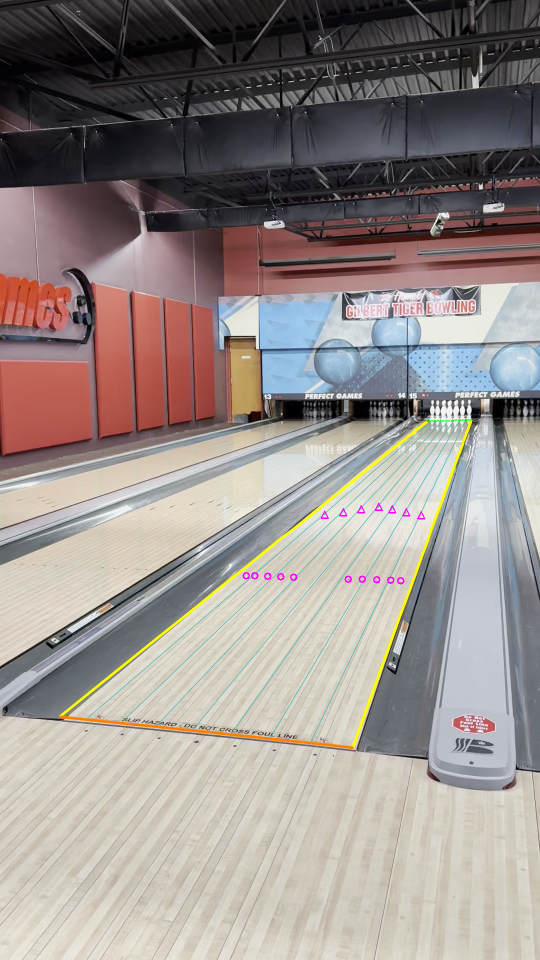
#> input picture experiments/calibration_v11/overlays/IMG_5105_overlay.png, 1080 x 1920 px (shown at 1/2 size)
$ python plumbline.py overlays/IMG_5105_overlay.png
#> lines starting #> are read from the running program, lines starting #| are printed output that depends on the picture; long printed decimals are rounded
"""Measure radial lens distortion from world-straight lines in a frame.

Samples high-contrast boundaries that are physically straight (lane/gutter
edges, the foul line), then fits a single-parameter division-model radial
distortion (center = image center) that makes them maximally collinear:

    undistort: p_u = c + (p_d - c) / (1 + k * r^2),  r = |p_d - c| / f_norm

Reports per-line bow (max deviation from the chord, px) before and after,
and the fitted k. Line specs are per-clip since camera placement moves.

Usage: python3 plumbline.py frames/IMG_5108_f0.png
(line specs for the clip are defined in LINES at the bottom)
"""
import sys

import cv2
import numpy as np
from scipy.optimize import minimize_scalar


def sample_vertical_edge(gray, y0, y1, x_at, half=25, step=8, mode="dark2light"):
    """For each y, subpixel x of the strongest edge near x_at(y). mode: sign of gradient."""
    pts = []
    g = cv2.GaussianBlur(gray, (5, 5), 0).astype(np.float64)
    for y in range(y0, y1, step):
        xc = int(round(x_at(y)))
        lo, hi = max(1, xc - half), min(gray.shape[1] - 2, xc + half)
        row = g[y, lo:hi]
        grad = np.gradient(row)
        if mode == "dark2light":
            i = int(np.argmax(grad))
            ok = grad[i] > 4
        else:
            i = int(np.argmin(grad))
            ok = grad[i] < -4
        if not ok or i in (0, len(grad) - 1):
            continue
        # parabolic subpixel refinement
        a, b, c = grad[i - 1], grad[i], grad[i + 1]
        denom = a - 2 * b + c
        off = 0.5 * (a - c) / denom if abs(denom) > 1e-9 else 0.0
        pts.append((lo + i + off, float(y)))
    return np.array(pts)


def sample_horizontal_edge(gray, x0, x1, y_at, half=20, step=8, mode="light2dark"):
    """For each x, subpixel y of the strongest edge near y_at(x)."""
    pts = []
    g = cv2.GaussianBlur(gray, (5, 5), 0).astype(np.float64)
    for x in range(x0, x1, step):
        yc = int(round(y_at(x)))
        lo, hi = max(1, yc - half), min(gray.shape[0] - 2, yc + half)
        col = g[lo:hi, x]
        grad = np.gradient(col)
        if mode == "dark2light":
            i = int(np.argmax(grad))
            ok = grad[i] > 4
        else:
            i = int(np.argmin(grad))
            ok = grad[i] < -4
        if not ok or i in (0, len(grad) - 1):
            continue
        a, b, c = grad[i - 1], grad[i], grad[i + 1]
        denom = a - 2 * b + c
        off = 0.5 * (a - c) / denom if abs(denom) > 1e-9 else 0.0
        pts.append((float(x), lo + i + off))
    return np.array(pts)


def undistort(pts, k, center, f_norm):
    d = pts - center
    r2 = np.sum(d ** 2, axis=1) / f_norm ** 2
    return center + d / (1 + k * r2)[:, None]


def line_rms(pts):
    """RMS distance of points to their best-fit line, and max |deviation|."""
    c = pts.mean(axis=0)
    q = pts - c
    _, _, Vt = np.linalg.svd(q)
    n = Vt[-1]
    d = q @ n
    return float(np.sqrt(np.mean(d ** 2))), float(np.max(np.abs(d)))


def fit_k(lines, shape):
    center = np.array([shape[1] / 2.0, shape[0] / 2.0])
    f_norm = max(shape) / 2.0

    def cost(k):
        return sum(line_rms(undistort(p, k, center, f_norm))[0] ** 2 * len(p) for p in lines)

    res = minimize_scalar(cost, bounds=(-0.3, 0.3), method="bounded",
                          options={"xatol": 1e-6})
    return float(res.x), center, f_norm


def main():
    frame_path = sys.argv[1]
    gray = cv2.imread(frame_path, cv2.IMREAD_GRAYSCALE)
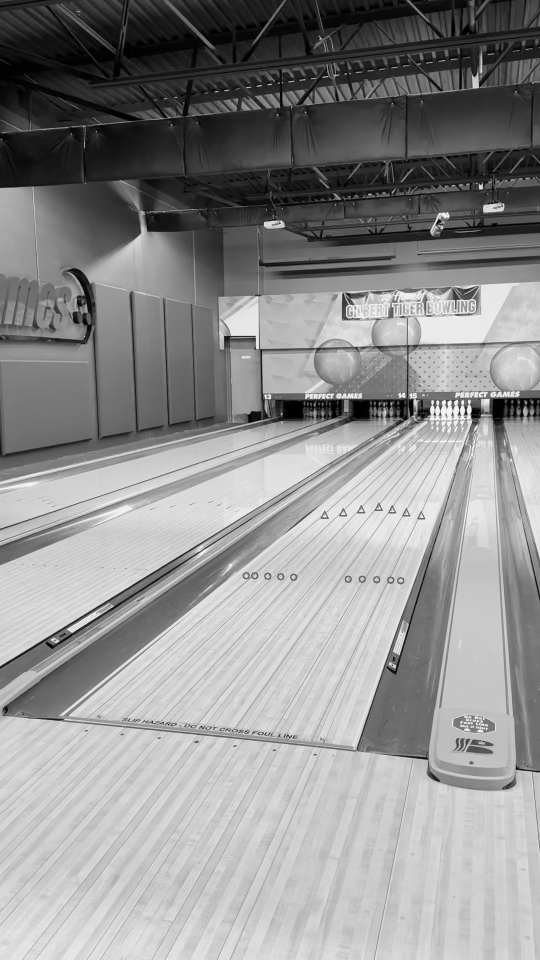
#> gray: shape (1920, 1080) (shown at 1/2 size); min 0, max 255, mean 143.5
    lines = []
    for name, sampler in LINES:
        pts = sampler(gray)
        if len(pts) < 8:
            print(f"{name}: only {len(pts)} points, skipped")
            continue
        rms, mx = line_rms(pts)
        lines.append((name, pts, rms, mx))
#> this loop made 4 passes
#> (c in line_rms, Vt in line_rms, rms, mx) on passes 1 to 4: ([540.5, 1130.9], [[-0.758, 0.652], [-0.652, -0.758]], 6.93, 17.97), ([907.7, 1155.8], [[-0.0877, 0.996], [0.996, 0.0877]], 9.07, 23.36), ([450, 1467.9], [[0.995, 0.0989], [0.0989, -0.995]], 6.78, 12.64), ([277.7, 1161.8], [[-0.655, 0.756], [-0.756, -0.655]], 9.8, 19.23)
#> after the loop, lines = 4 items
    k, center, f_norm = fit_k([p for _, p, _, _ in lines], gray.shape)
#> k = 0.3; center = [540, 960]; f_norm = 960
    print(f"fitted k = {k:.5f} (division model, center={center}, f_norm={f_norm})")
#| fitted k = 0.3 (division model, center=[540. 960.], f_norm=960.0)
    for name, pts, rms, mx in lines:
        rms2, mx2 = line_rms(undistort(pts, k, center, f_norm))
        print(f"  {name:24s} n={len(pts):3d}  bow before rms {rms:5.2f} max {mx:5.2f}  ->  after rms {rms2:5.2f} max {mx2:5.2f}")
#> this loop made 4 passes
#> (name, rms, mx, c in line_rms, Vt in line_rms, rms2, mx2) on passes 1 to 4: ('left lane edge', 6.93, 17.97, [543.5, 1123.8], [[-0.765, 0.644], [0.644, 0.765]], 6.56, 15.62), ('right lane edge', 9.07, 23.36, [885.7, 1141.8], [[-0.123, 0.992], [0.992, 0.123]], 9.69, 20.74), ('foul line', 6.78, 12.64, [458.1, 1424.7], [[0.994, 0.111], [-0.111, 0.994]], 4.78, 11.47), ('far-left lane edge', 9.8, 19.23, [290.8, 1150.8], [[-0.645, 0.764], [-0.764, -0.645]], 9.11, 17.68)
#|   left lane edge           n= 61  bow before rms  6.93 max 17.97  ->  after rms  6.56 max 15.62
#|   right lane edge          n= 65  bow before rms  9.07 max 23.36  ->  after rms  9.69 max 20.74
#|   foul line                n= 61  bow before rms  6.78 max 12.64  ->  after rms  4.78 max 11.47
#|   far-left lane edge       n= 25  bow before rms  9.80 max 19.23  ->  after rms  9.11 max 17.68


# --- line specs for IMG_5108 frame 0 (hand-seeded search corridors) ---
def lerp(y0, x0, y1, x1):
    return lambda y: x0 + (x1 - x0) * (y - y0) / (y1 - y0)


def lerpx(x0, y0, x1, y1):
    return lambda x: y0 + (y1 - y0) * (x - x0) / (x1 - x0)


LINES = [
    # left gutter band's right edge (dark gutter -> light lane wood)
    ("left lane edge", lambda g: sample_vertical_edge(g, 880, 1400, lerp(1442, 210, 850, 855), mode="dark2light")),
    # right gutter band's left edge (light lane wood -> dark gutter)
    ("right lane edge", lambda g: sample_vertical_edge(g, 880, 1430, lerp(1492, 845, 838, 944), mode="light2dark")),
    # foul line: light wood above -> dark line (top edge of the stripe)
    ("foul line", lambda g: sample_horizontal_edge(g, 210, 700, lerpx(199, 1442, 850, 1492), mode="light2dark")),
    # left neighbour lane's right edge for extra leverage further from center
    ("far-left lane edge", lambda g: sample_vertical_edge(g, 900, 1300, lerp(1442, 40, 900, 500), mode="dark2light")),
]

if __name__ == "__main__":
    main()

$ run again, on experiments/calibration_v11/overlays/IMG_5112_overlay.png
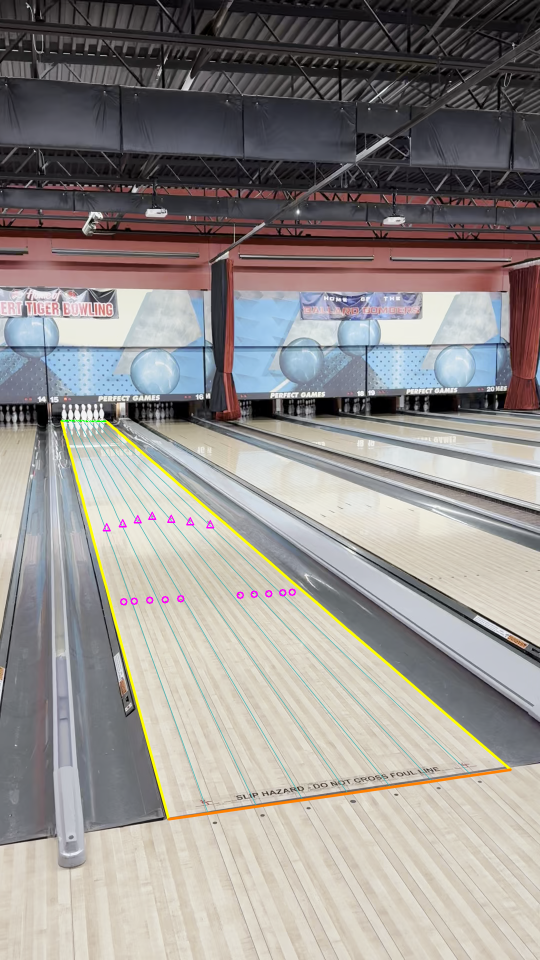
#> input picture experiments/calibration_v11/overlays/IMG_5112_overlay.png, 1080 x 1920 px (shown at 1/2 size)
#> in main, `gray = cv2.imread(frame_path, cv2.IMREAD_GRAYSCALE)`:
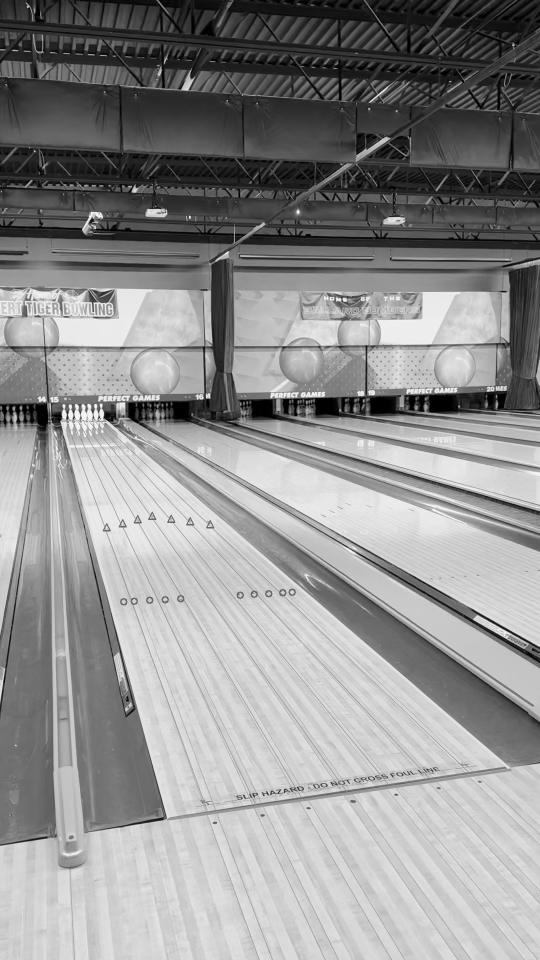
#> gray: shape (1920, 1080) (shown at 1/2 size); min 0, max 255, mean 144.6
#> the loop in main, `for name, sampler in LINES:` made 4 passes
#> (c in line_rms, Vt in line_rms, rms, mx) on passes 1 to 4: ([500.4, 1174.6], [[-0.737, 0.676], [-0.676, -0.737]], 9.54, 15.93), ([894.9, 1170.9], [[-0.149, 0.989], [0.989, 0.149]], 12.56, 21.88), ([524.9, 1468.4], [[0.998, 0.0633], [-0.0633, 0.998]], 11.08, 17.35), ([328.8, 1100.4], [[-0.648, 0.762], [0.762, 0.648]], 9.96, 17.76)
#> after the loop in main, `for name, sampler in LINES:`: lines = 4 items
#> k = 0.3; center = [540, 960]; f_norm = 960
#| fitted k = 0.3 (division model, center=[540. 960.], f_norm=960.0)
#> the loop in main, `for name, pts, rms, mx in lines:` made 4 passes
#> (name, rms, mx, c in line_rms, Vt in line_rms, rms2, mx2) on passes 1 to 4: ('left lane edge', 9.54, 15.93, [504, 1166.2], [[-0.745, 0.668], [-0.668, -0.745]], 9.29, 18.83), ('right lane edge', 12.56, 21.88, [874.1, 1156.3], [[-0.185, 0.983], [0.983, 0.185]], 10.88, 19.71), ('foul line', 11.08, 17.35, [526.2, 1427], [[0.998, 0.0637], [-0.0637, 0.998]], 9.23, 15.94), ('far-left lane edge', 9.96, 17.76, [336.2, 1094.6], [[-0.639, 0.769], [0.769, 0.639]], 9.6, 17.73)
#> (printed output is left out)
